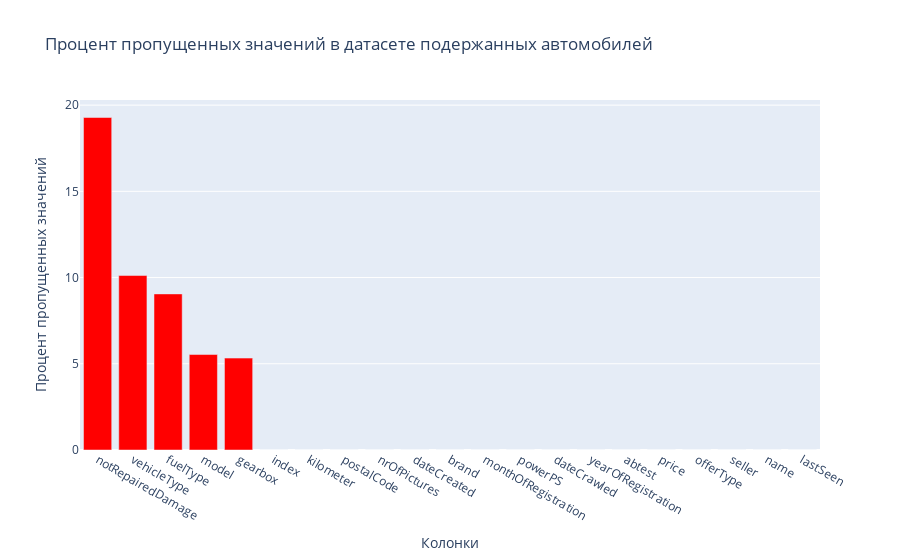

The code cell stored with this chart in its notebook:
### Code cell
fig = px.bar(x=pers_of_miss_val.index,
             y=pers_of_miss_val,
             title= "Процент пропущенных значений в датасете подержанных автомобилей",
             labels={"x" : "Колонки", "y" : "Процент пропущенных значений"})
fig.update_traces(marker_color = "red")
fig.show()

### Figure 1 — Plotly figure (JSON) as saved in the notebook; plotly's stock layout.template omitted (floating-point values rounded to 4 significant figures)
{"data": [{"alignmentgroup": "True", "hovertemplate": "Колонки=%{x}<br>Процент пропущенных значений=%{y}<extra></extra>", "legendgroup": "", "marker": {"color": "red", "pattern": {"shape": ""}}, "name": "", "offsetgroup": "", "orientation": "v", "showlegend": false, "textposition": "auto", "type": "bar", "x": ["notRepairedDamage", "vehicleType", "fuelType", "model", "gearbox", "index", "kilometer", "postalCode", "nrOfPictures", "dateCreated", "brand", "monthOfRegistration", "powerPS", "dateCrawled", "yearOfRegistration", "abtest", "price", "offerType", "seller", "name", "lastSeen"], "xaxis": "x", "y": [19.28, 10.12, 9.052, 5.537, 5.329, 0, 0, 0, 0, 0, 0, 0, 0, 0, 0, 0, 0, 0, 0, 0, 0], "yaxis": "y"}], "layout": {"barmode": "relative", "legend": {"tracegroupgap": 0}, "title": {"text": "Процент пропущенных значений в датасете подержанных автомобилей"}, "xaxis": {"anchor": "y", "domain": [0, 1], "title": {"text": "Колонки"}}, "yaxis": {"anchor": "x", "domain": [0, 1], "title": {"text": "Процент пропущенных значений"}}}}
